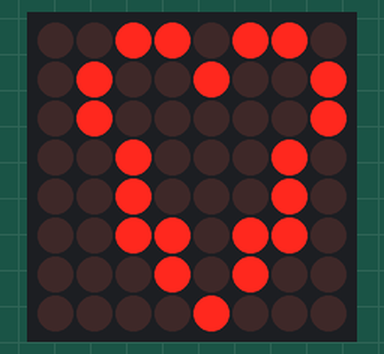
Bench run of a sketch on a simulated Arduino Uno, built with avr-gcc and run on an emulated ATmega328P. Parts: 8×8 LED matrix.

Above: at 0.1 s.

The sketch:

max7219.ino
```cpp
#include "LedControl.h"

LedControl lc = LedControl(12, 11, 10, 1);


byte recData[8];


void setup() {
  Serial.begin(38400);

  // put your setup code here, to run once:
  lc.shutdown(0,false);
  /* Set the brightness to a medium values */
  lc.setIntensity(0,4);
  /* and clear the display */
  lc.clearDisplay(0);

}

void loop() {
  // put your main code here, to run repeatedly:

lc.setRow(0, 0, 54);
lc.setRow(0, 1, 73);
lc.setRow(0, 2, 65);
lc.setRow(0, 3, 34);
lc.setRow(0, 4, 34);
lc.setRow(0, 5, 54);
lc.setRow(0, 6, 20);
lc.setRow(0, 7, 8);


}
```
